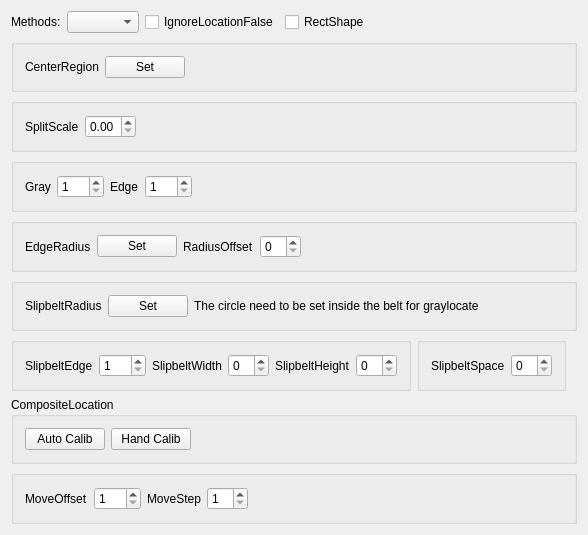
<?xml version="1.0" encoding="UTF-8"?>
<ui version="4.0">
 <class>CDlgBaseLocate</class>
 <widget class="CItemDlg" name="CDlgBaseLocate">
  <property name="geometry">
   <rect>
    <x>0</x>
    <y>0</y>
    <width>588</width>
    <height>434</height>
   </rect>
  </property>
  <property name="windowTitle">
   <string>Bottom Locate Dialog</string>
  </property>
  <layout class="QVBoxLayout" name="verticalLayout">
   <item>
    <layout class="QHBoxLayout" name="horizontalLayout">
     <item>
      <widget class="QLabel" name="label">
       <property name="text">
        <string>Methods:</string>
       </property>
      </widget>
     </item>
     <item>
      <widget class="QComboBox" name="comboMethod"/>
     </item>
     <item>
      <widget class="QCheckBox" name="checkIgnore">
       <property name="text">
        <string>IgnoreLocationFalse</string>
       </property>
      </widget>
     </item>
     <item>
      <widget class="QCheckBox" name="checkRectShape">
       <property name="text">
        <string>RectShape</string>
       </property>
      </widget>
     </item>
     <item>
      <spacer name="horizontalSpacer">
       <property name="orientation">
        <enum>Qt::Horizontal</enum>
       </property>
       <property name="sizeHint" stdset="0">
        <size>
         <width>40</width>
         <height>20</height>
        </size>
       </property>
      </spacer>
     </item>
    </layout>
   </item>
   <item>
    <widget class="QGroupBox" name="groupSeg">
     <property name="title">
      <string/>
     </property>
     <layout class="QHBoxLayout" name="horizontalLayout_4">
      <item>
       <widget class="QLabel" name="label_2">
        <property name="text">
         <string>CenterRegion</string>
        </property>
       </widget>
      </item>
      <item>
       <widget class="QPushButton" name="btnCentReg">
        <property name="text">
         <string>Set</string>
        </property>
       </widget>
      </item>
      <item>
       <spacer name="horizontalSpacer_3">
        <property name="orientation">
         <enum>Qt::Horizontal</enum>
        </property>
        <property name="sizeType">
         <enum>QSizePolicy::Expanding</enum>
        </property>
        <property name="sizeHint" stdset="0">
         <size>
          <width>40</width>
          <height>20</height>
         </size>
        </property>
       </spacer>
      </item>
     </layout>
    </widget>
   </item>
   <item>
    <widget class="QGroupBox" name="groupScale">
     <property name="title">
      <string/>
     </property>
     <layout class="QHBoxLayout" name="horizontalLayout_7">
      <item>
       <widget class="QLabel" name="label_4">
        <property name="text">
         <string>SplitScale</string>
        </property>
       </widget>
      </item>
      <item>
       <widget class="QDoubleSpinBox" name="spinSegRatio">
        <property name="contextMenuPolicy">
         <enum>Qt::NoContextMenu</enum>
        </property>
        <property name="maximum">
         <double>1.000000000000000</double>
        </property>
        <property name="singleStep">
         <double>0.010000000000000</double>
        </property>
       </widget>
      </item>
      <item>
       <spacer name="horizontalSpacer_7">
        <property name="orientation">
         <enum>Qt::Horizontal</enum>
        </property>
        <property name="sizeType">
         <enum>QSizePolicy::Expanding</enum>
        </property>
        <property name="sizeHint" stdset="0">
         <size>
          <width>40</width>
          <height>20</height>
         </size>
        </property>
       </spacer>
      </item>
     </layout>
    </widget>
   </item>
   <item>
    <widget class="QGroupBox" name="groupInner">
     <property name="title">
      <string/>
     </property>
     <layout class="QHBoxLayout" name="horizontalLayout_9">
      <item>
       <widget class="QLabel" name="label_8">
        <property name="text">
         <string>Gray</string>
        </property>
       </widget>
      </item>
      <item>
       <widget class="QSpinBox" name="spinGray">
        <property name="contextMenuPolicy">
         <enum>Qt::NoContextMenu</enum>
        </property>
        <property name="minimum">
         <number>1</number>
        </property>
        <property name="maximum">
         <number>255</number>
        </property>
       </widget>
      </item>
      <item>
       <widget class="QLabel" name="label_7">
        <property name="text">
         <string>Edge</string>
        </property>
       </widget>
      </item>
      <item>
       <widget class="QSpinBox" name="spinEdge">
        <property name="contextMenuPolicy">
         <enum>Qt::NoContextMenu</enum>
        </property>
        <property name="minimum">
         <number>1</number>
        </property>
        <property name="maximum">
         <number>255</number>
        </property>
       </widget>
      </item>
      <item>
       <spacer name="horizontalSpacer_8">
        <property name="orientation">
         <enum>Qt::Horizontal</enum>
        </property>
        <property name="sizeType">
         <enum>QSizePolicy::Expanding</enum>
        </property>
        <property name="sizeHint" stdset="0">
         <size>
          <width>40</width>
          <height>20</height>
         </size>
        </property>
       </spacer>
      </item>
     </layout>
    </widget>
   </item>
   <item>
    <widget class="QGroupBox" name="groupEdgeModeNO">
     <property name="title">
      <string/>
     </property>
     <layout class="QHBoxLayout" name="horizontalLayout_8">
      <item>
       <widget class="QLabel" name="label_5">
        <property name="text">
         <string>EdgeRadius</string>
        </property>
       </widget>
      </item>
      <item>
       <widget class="QPushButton" name="btnModeNOEdge">
        <property name="text">
         <string>Set</string>
        </property>
       </widget>
      </item>
      <item>
       <widget class="QLabel" name="label_6">
        <property name="text">
         <string>RadiusOffset</string>
        </property>
       </widget>
      </item>
      <item>
       <widget class="QSpinBox" name="spinRadiusOffset">
        <property name="contextMenuPolicy">
         <enum>Qt::NoContextMenu</enum>
        </property>
       </widget>
      </item>
      <item>
       <spacer name="horizontalSpacer_4">
        <property name="orientation">
         <enum>Qt::Horizontal</enum>
        </property>
        <property name="sizeType">
         <enum>QSizePolicy::Expanding</enum>
        </property>
        <property name="sizeHint" stdset="0">
         <size>
          <width>40</width>
          <height>20</height>
         </size>
        </property>
       </spacer>
      </item>
     </layout>
    </widget>
   </item>
   <item>
    <widget class="QGroupBox" name="groupBelt">
     <property name="title">
      <string/>
     </property>
     <layout class="QHBoxLayout" name="horizontalLayout_6">
      <item>
       <widget class="QLabel" name="label_3">
        <property name="text">
         <string>SlipbeltRadius</string>
        </property>
       </widget>
      </item>
      <item>
       <widget class="QPushButton" name="btnBeltDia">
        <property name="text">
         <string>Set</string>
        </property>
       </widget>
      </item>
      <item>
       <widget class="QLabel" name="label_9">
        <property name="text">
         <string>The circle need to be set inside the belt for graylocate</string>
        </property>
       </widget>
      </item>
      <item>
       <spacer name="horizontalSpacer_6">
        <property name="orientation">
         <enum>Qt::Horizontal</enum>
        </property>
        <property name="sizeType">
         <enum>QSizePolicy::Expanding</enum>
        </property>
        <property name="sizeHint" stdset="0">
         <size>
          <width>40</width>
          <height>20</height>
         </size>
        </property>
       </spacer>
      </item>
     </layout>
    </widget>
   </item>
   <item>
    <layout class="QHBoxLayout" name="horizontalLayout_2">
     <item>
      <widget class="QGroupBox" name="groupBelt_4">
       <property name="title">
        <string/>
       </property>
       <layout class="QHBoxLayout" name="horizontalLayout_5">
        <item>
         <widget class="QLabel" name="label_BeltEdge">
          <property name="text">
           <string>SlipbeltEdge</string>
          </property>
         </widget>
        </item>
        <item>
         <widget class="QSpinBox" name="spinBeltEdge">
          <property name="contextMenuPolicy">
           <enum>Qt::NoContextMenu</enum>
          </property>
          <property name="minimum">
           <number>1</number>
          </property>
          <property name="maximum">
           <number>255</number>
          </property>
         </widget>
        </item>
        <item>
         <widget class="QLabel" name="label_BeltWidth">
          <property name="text">
           <string>SlipbeltWidth</string>
          </property>
         </widget>
        </item>
        <item>
         <widget class="QSpinBox" name="spinBeltWidth">
          <property name="contextMenuPolicy">
           <enum>Qt::NoContextMenu</enum>
          </property>
         </widget>
        </item>
        <item>
         <widget class="QLabel" name="label_BeltHeight">
          <property name="text">
           <string>SlipbeltHeight</string>
          </property>
         </widget>
        </item>
        <item>
         <widget class="QSpinBox" name="spinBeltHeight">
          <property name="contextMenuPolicy">
           <enum>Qt::NoContextMenu</enum>
          </property>
         </widget>
        </item>
       </layout>
      </widget>
     </item>
     <item>
      <widget class="QGroupBox" name="groupBelt_2">
       <property name="title">
        <string/>
       </property>
       <layout class="QHBoxLayout" name="horizontalLayout_3">
        <item>
         <widget class="QLabel" name="label_BeltSpace">
          <property name="text">
           <string>SlipbeltSpace</string>
          </property>
         </widget>
        </item>
        <item>
         <widget class="QSpinBox" name="spinBeltSpace">
          <property name="enabled">
           <bool>true</bool>
          </property>
          <property name="contextMenuPolicy">
           <enum>Qt::NoContextMenu</enum>
          </property>
         </widget>
        </item>
       </layout>
      </widget>
     </item>
     <item>
      <spacer name="horizontalSpacer_2">
       <property name="orientation">
        <enum>Qt::Horizontal</enum>
       </property>
       <property name="sizeHint" stdset="0">
        <size>
         <width>40</width>
         <height>20</height>
        </size>
       </property>
      </spacer>
     </item>
    </layout>
   </item>
   <item>
    <widget class="QGroupBox" name="groupStress">
     <property name="title">
      <string>CompositeLocation</string>
     </property>
     <layout class="QHBoxLayout" name="horizontalLayout_10">
      <item>
       <widget class="QPushButton" name="btnAutoCalib">
        <property name="text">
         <string>Auto Calib</string>
        </property>
       </widget>
      </item>
      <item>
       <widget class="QPushButton" name="btnHandCalib">
        <property name="text">
         <string>Hand Calib</string>
        </property>
       </widget>
      </item>
      <item>
       <spacer name="horizontalSpacer_5">
        <property name="orientation">
         <enum>Qt::Horizontal</enum>
        </property>
        <property name="sizeHint" stdset="0">
         <size>
          <width>107</width>
          <height>20</height>
         </size>
        </property>
       </spacer>
      </item>
     </layout>
    </widget>
   </item>
   <item>
    <widget class="QGroupBox" name="groupGrayLocate">
     <property name="title">
      <string/>
     </property>
     <layout class="QHBoxLayout" name="horizontalLayout_11">
      <item>
       <widget class="QLabel" name="label_11">
        <property name="text">
         <string>MoveOffset</string>
        </property>
       </widget>
      </item>
      <item>
       <widget class="QSpinBox" name="spinMoveOffset">
        <property name="contextMenuPolicy">
         <enum>Qt::NoContextMenu</enum>
        </property>
        <property name="minimum">
         <number>1</number>
        </property>
        <property name="maximum">
         <number>999</number>
        </property>
       </widget>
      </item>
      <item>
       <widget class="QLabel" name="label_12">
        <property name="text">
         <string>MoveStep</string>
        </property>
       </widget>
      </item>
      <item>
       <widget class="QSpinBox" name="spinMoveStep">
        <property name="contextMenuPolicy">
         <enum>Qt::NoContextMenu</enum>
        </property>
        <property name="minimum">
         <number>1</number>
        </property>
       </widget>
      </item>
      <item>
       <spacer name="horizontalSpacer_9">
        <property name="orientation">
         <enum>Qt::Horizontal</enum>
        </property>
        <property name="sizeType">
         <enum>QSizePolicy::Expanding</enum>
        </property>
        <property name="sizeHint" stdset="0">
         <size>
          <width>40</width>
          <height>20</height>
         </size>
        </property>
       </spacer>
      </item>
     </layout>
    </widget>
   </item>
  </layout>
 </widget>
 <layoutdefault spacing="6" margin="11"/>
 <customwidgets>
  <customwidget>
   <class>CItemDlg</class>
   <extends>QWidget</extends>
   <header>citemdlg.h</header>
   <container>1</container>
  </customwidget>
 </customwidgets>
 <tabstops>
  <tabstop>comboMethod</tabstop>
  <tabstop>btnCentReg</tabstop>
  <tabstop>spinSegRatio</tabstop>
  <tabstop>btnBeltDia</tabstop>
 </tabstops>
 <resources/>
 <connections/>
 <slots>
  <slot>accept()</slot>
  <slot>reject()</slot>
 </slots>
</ui>
